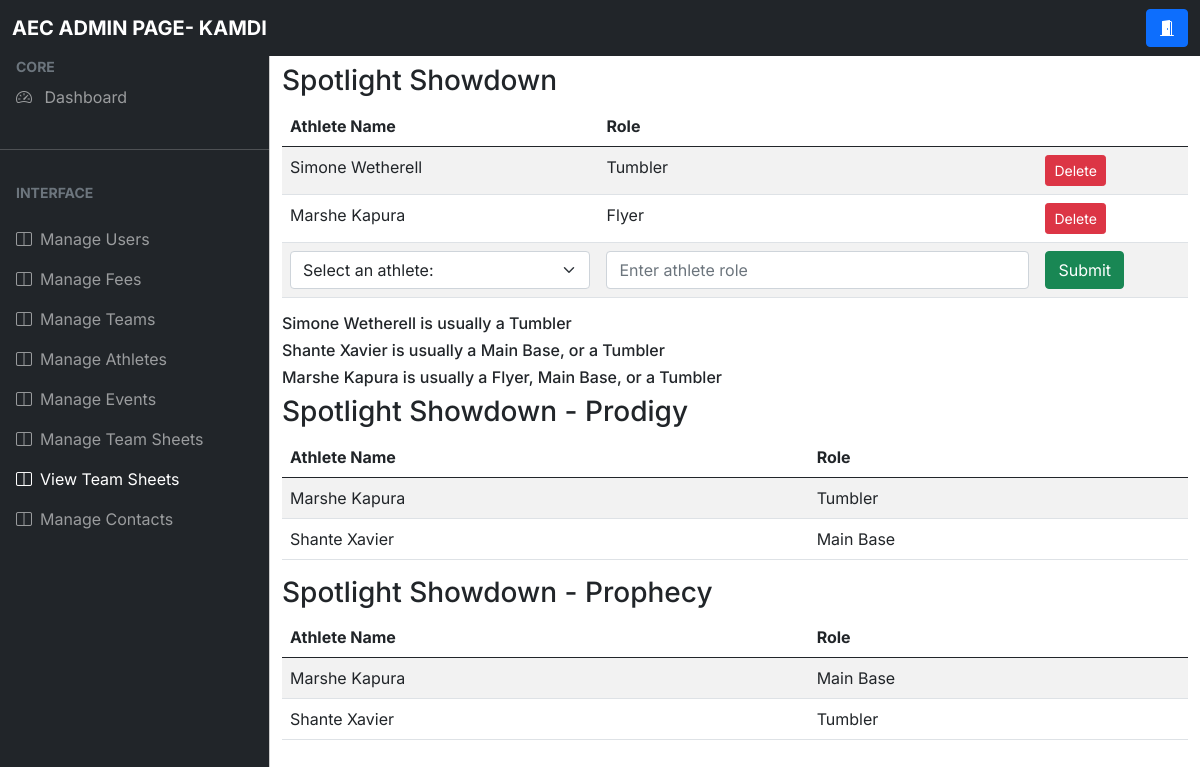
Page /teamsheet (signed in) on the earlier database version.
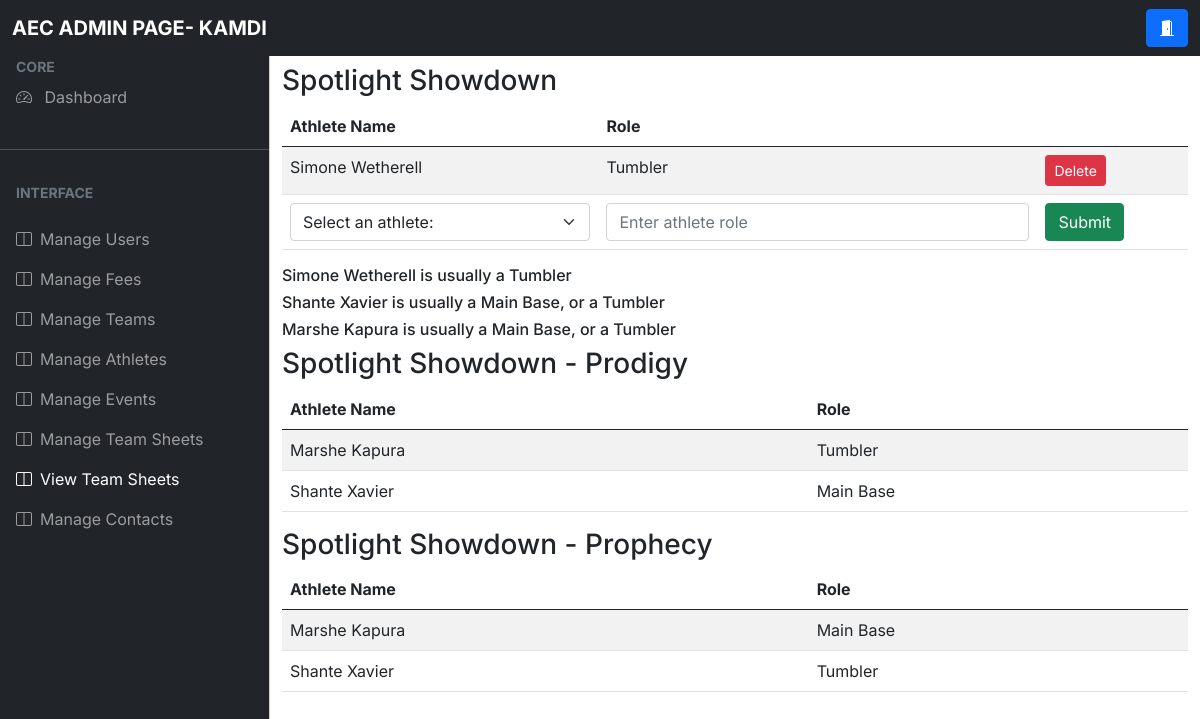
Same page on the later database version.
### app.py (models this page shows, shortened)
class User(db.Model, UserMixin):
    __tablename__="User"
    id = db.Column(db.Integer, primary_key = True)
    firstName = db.Column(db.String(50),nullable = False)
    surname = db.Column(db.String(50), nullable = False)
    dob = db.Column(db.DateTime, nullable = False)
    start_date = db.Column(db.DateTime, nullable = True, default=date.today())
    email = db.Column(db.String(70), nullable = False)
    password = db.Column(db.String(255), nullable = False)
    usertype = db.Column(db.Integer, default = -1)
    verified = db.Column(db.Integer, default = 0)
    def _get_id(self):
        return self.id
    def _get_first_name(self):
        return self.firstName
    def _get_surname(self):
        return self.surname
    def _get_usertype(self):
        return self.usertype
    def _get_verified(self):
        return self.verified
    def _get_recommendation(self):
        try:
            query = db.engine.execute('SELECT team__sheet.role FROM team__sheet, user WHERE user.id = {} AND user.id = team__sheet.athlete_id'.format(self._get_id()))
            roles = {}
            for recommendation in query:
                role = recommendation[0]
                query = db.engine.execute("SELECT COUNT(team_sheet_id) FROM team__sheet WHERE role = '{}' AND athlete_id = {}".format(role,self._get_id()))
                for count in query:
                    count = count[0]
                roles[role] = count
            roles = dict(sorted(roles.items(),key=lambda item:item))
            recommend = []
            maxi = list(roles.items())[0][1]
            for key in roles.keys():
                if roles[key] == maxi:
                    recommend.append(key)
            if len(recommend) == 1:
                return(self._get_first_name() + " " + self._get_surname() + " is usually a " + recommend[0])
            else:
                string = self._get_first_name() + " " + self._get_surname() + " is usually a " + recommend[0]
                for role in range(1,len(recommend)-1):
                    string += ", " + recommend[role]
                string += ", or a " + recommend[-1]
                return string
        except:
            pass

class Events(db.Model): #1. an event is made
    __tablename__ = "events"
    events_id= db.Column(db.Integer, primary_key=True)
    event_name= db.Column(db.Text, nullable =False)
    event_start_date= db.Column(db.DateTime, nullable = False)
    event_end_date = db.Column(db.DateTime, nullable=False)
    def _get_event_name(self):
        return self.event_name

class Team_Sheet(db.Model): #Will add each athlete to the teamsheet from team members
    __tablename__ = "team__sheet"
    team_sheet_id= db.Column(db.Integer, primary_key=True)
    athlete_id= db.Column(db.Integer, primary_key= True)
    role= db.Column(db.String(10), default = 'Tumbler')

class Team_Details(db.Model):
    __tablename__ = 'team__details'
    team_id = db.Column(db.Integer, primary_key= True)
    coach_id = db.Column(db.Integer)
    team_name= db.Column(db.String(20), nullable= False)
    max_age = db.Column(db.Integer, nullable=True)
    def _get_team_name(self):
        return self.team_name

### app.py (the view, shortened to what this page needs)
@app.route('/teamsheet')#complete
@login_required
def view_teamsheet():
    if current_user._get_usertype() not in [0,1,2,3] or current_user._get_verified() != 1:
        return "You're not authorised to view this page"
    other_team_sheets = {}
    events = []
    query = db.engine.execute('SELECT team__events.team_sheet_id, events.event_name,team__details.team_name FROM events, team__events, team__details WHERE events.events_id = team__events.event_id  AND team__details.team_id = team__events.team_id AND NOT team__details.coach_id = {} ORDER BY team__events.team_sheet_id'.format(current_user._get_id()))
    for event in query:
        event = Team_Events.query.filter_by(team_sheet_id = event[0]).first()
        events.append(event)
        for event in events:
            athletes = event._get_athletes()
            event_name = Events.query.filter_by(events_id = event._get_eventid()).first()
            team_name = Team_Details.query.filter_by(team_id = event._get_team_id()).first()
        other_team_sheets[event._get_team_sheet_id()] = [event_name._get_event_name(),team_name._get_team_name(),athletes]
    own_team_sheets = {}
    events = []
    options = {}
    query = db.engine.execute('SELECT team__events.team_sheet_id, events.event_name FROM events, team__events, team__details WHERE events.events_id = team__events.event_id  AND team__details.team_id = team__events.team_id AND team__details.coach_id = {} ORDER BY team__events.team_sheet_id'.format(current_user._get_id()))
    for event in query:
        event = Team_Events.query.filter_by(team_sheet_id = event[0]).first()
        events.append(event)
        for event in events:
            team_sheet_id = event._get_team_sheet_id()
            athletes = event._get_athletes()
            event_name = Events.query.filter_by(events_id = event._get_eventid()).first()
        own_team_sheets[team_sheet_id] = [event_name._get_event_name(),athletes]
    query = db.engine.execute('SELECT user.id, user.firstName, user.surname FROM user, team__events, team__details,team__members WHERE team__events.team_id = team__details.team_id AND team__details.coach_id = {} AND team__members.team_id = team__details.team_id AND user.id = team__members.athlete_id'.format(current_user._get_id()))
    recommendations = []
    for athlete in query:
        athlete = User.query.filter_by(id = athlete[0]).first()
        options[athlete._get_id()] = [athlete._get_first_name() + " " + athlete._get_surname()]
        if athlete._get_recommendation():
            recommendations.append(athlete._get_recommendation())
    return render_template('adminteamsheet.html',own_team_sheets = own_team_sheets,athletes=options,other_team_sheets=other_team_sheets,recommendations=recommendations)

### app.py (called while the page is built)
@login_manager.user_loader
def load_user(user_id):
    return User.query.get(user_id)

    def _get_team_sheet_id(self):
        return self.team_sheet_id

    def _get_eventid(self):
        return self.event_id

    def _get_team_id(self):
        return self.team_id

    def _get_athletes(self):
        athletes = []
        query = db.engine.execute('SELECT user.firstName, user.surname, team__sheet.role,user.id FROM team__sheet,user WHERE team__sheet.team_sheet_id = {} AND user.id = team__sheet.athlete_id'.format(self._get_team_sheet_id()))
        for athlete in query:
            athlete = User.query.filter_by(id = athlete[3]).first()
            team_sheet = Team_Sheet.query.filter_by(team_sheet_id = self._get_team_sheet_id(),athlete_id = athlete._get_id()).first()
            athlete = (athlete._get_first_name(), athlete._get_surname(),team_sheet.role, athlete._get_id())
            athletes.append(athlete)
        return athletes

### templates/adminteamsheet.html (shortened to what this page needs)
<!DOCTYPE html>
<html lang="en">
  <head>
    <link rel="stylesheet" href="static\css\admin\bootstrap.min.css" />
    <link
      rel="stylesheet"
      href="https://cdn.jsdelivr.net/npm/bootstrap-icons@1.4.1/font/bootstrap-icons.css"
    />
    <link rel="stylesheet" href="static\css\admin\bootstrap.min.css" />
    <link rel="stylesheet" href="static\css\admin\style.css" />
  </head>
    <nav class="navbar navbar-expand-lg navbar-dark bg-dark fixed-top">
      <div class="container-fluid">
        <a
          class="navbar-brand me-auto ms-lg-0 ms-3 text-uppercase fw-bold"
          >AEC ADMIN PAGE- {{ current_user.firstName }}</a
        >
        <div class="collapse navbar-collapse" id="topNavBar">
          <form class="d-flex ms-auto my-3 my-lg-0">
            <div class="input-group">
              <a href ="{{ url_for('logout') }}" class="btn btn-primary">
                <i class="bi bi-door-open-fill"></i>
            </a>
            </div>
          </form>
        </div>
      </div>
    </nav>
    <div
    class="offcanvas offcanvas-start sidebar-nav bg-dark"
    tabindex="-1"
    id="sidebar"
  >
    <div class="offcanvas-body p-0">
      <nav class="navbar-dark">
        <ul class="navbar-nav">
          <li>
            <div class="text-muted small fw-bold text-uppercase px-3">
              CORE
            </div>
          </li>
          <li>
            <a href="{{ url_for('admin') }}" class="nav-link px-3">
              <span class="me-2"><i class="bi bi-speedometer2" ></i></span>
              <span>Dashboard</span>
            </a>
          </li>
          <li class="my-4"><hr class="dropdown-divider bg-light" /></li>
          <li>
            <div class="text-muted small fw-bold text-uppercase px-3 mb-3">
              Interface
            </div>
          </li>
          <li>
            <a
              class="nav-link px-3 sidebar-link"
              href="{{ url_for('verify_users') }}"
            >
              <span class="me-2"><i class="bi bi-layout-split"></i></span>
              <span>Manage Users</span>
            </a>
            <a
            class="nav-link px-3 sidebar-link"
            href="{{ url_for('view_fees') }}"
          >
            <span class="me-2"><i class="bi bi-layout-split"></i></span>
            <span>Manage Fees</span>
          </a>
          <a
          class="nav-link px-3 sidebar-link"
          href="{{ url_for('view_teams') }}"
        >
          <span class="me-2"><i class="bi bi-layout-split"></i></span>
          <span>Manage Teams</span>
        </a>
              <a
              class="nav-link px-3 sidebar-link"
              href="{{ url_for('view_athletes') }}"
            >
              <span class="me-2"><i class="bi bi-layout-split"></i></span>
              <span>Manage Athletes</span>
            </a>
            <a
            class="nav-link px-3 sidebar-link"
            href="{{ url_for('view_events') }}"
          >
            <span class="me-2"><i class="bi bi-layout-split"></i></span>
            <span>Manage Events</span>
          </a>
          <a
          class="nav-link px-3 sidebar-link"
          href="{{ url_for('create_teamsheet') }}"
        >
          <span class="me-2"><i class="bi bi-layout-split"></i></span>
          <span>Manage Team Sheets</span>
        </a>
        <a
        class="nav-link px-3 sidebar-link active"
        href="{{ url_for('view_teamsheet') }}"
      >
        <span class="me-2"><i class="bi bi-layout-split"></i></span>
        <span>View Team Sheets</span>
      </a>
      <a
      class="nav-link px-3 sidebar-link"
      href="{{ url_for('view_contacts') }}"
    >
      <span class="me-2"><i class="bi bi-layout-split"></i></span>
      <span>Manage Contacts</span>
    </a>
          </li>
        </ul>
      </nav>
    </div>
  </div>
    <main class="mt-5 pt-3">
      <div class="container-fluid">
        {% for team_sheet in own_team_sheets%}
        <h3>{{own_team_sheets[team_sheet][0]}}</h3>
        <form method = 'POST' action="{{ url_for('add_athletes', teamsheetid=team_sheet)}} ">
        <table class="table table-striped">
          <thead>
            <tr>
              <th scope="col">Athlete Name</th>
              <th scope="col"> Role</th>
              <th scope="col"></th>
            </tr>
          </thead>
          <tbody>
            {%for athlete in own_team_sheets[team_sheet][1]%}
            <tr>
              <td> {{athlete[0] + " " + athlete[1]}}</td>
              <td> {{athlete[2]}}</td>
              <td><a type="Submit" class="btn btn-danger btn-sm" href= "{{url_for('delete_from_teamsheet', teamsheetid=team_sheet, athleteid=athlete[3]   )}}">Delete</a></td>
            </tr>
            {% endfor %}
              <td>
                <select class="form-select" aria-label="Default select example" name="athlete", id= "athlete">
                  <option selected>Select an athlete: </option>
                  </select>
              </td>
              <td>
                <div class= "form-group">
                  <input
                  type="text"
                  class="form-control"
                  id="role"
                  name="role"
                  placeholder="Enter athlete role"
                  />
              </td>
              <td><input class="btn btn-success" type="submit" value="Submit"></td>
          </tbody>
        </table>
        </form>
        {% endfor %}
        {%for recommendation in recommendations %}
          <h6>{{recommendation}}</h6>
        {% endfor %}
        {% for team_sheet in other_team_sheets%}
        <h3>{{other_team_sheets[team_sheet][0]}} - {{other_team_sheets[team_sheet][1]}}</h3>
        <table class="table table-striped">
          <thead>
            <tr>
              <th scope="col">Athlete Name</th>
              <th scope="col"> Role</th>
            </tr>
          </thead>
          <tbody>
            {%for athlete in other_team_sheets[team_sheet][2]%}
            <tr>
              <td> {{athlete[0] + " " + athlete[1]}}</td>
              <td> {{athlete[2]}}</td>
            </tr>
            {% endfor %}
          </tbody>
        </table>
        {% endfor %}
      </div>
    </main>
  </body>
</html>

### static/css/admin/style.css (style rules this page uses)
:root { --offcanvas-width: 270px; --topNavbarHeight: 56px; }
.sidebar-nav { width: var(--offcanvas-width); }
.sidebar-link { display: flex; align-items: center; }
@media (min-width: 992px) { main { margin-left: var(--offcanvas-width); } }
@media (min-width: 992px) { .sidebar-nav { -webkit-transform: none; transform: none; visibility: visible !important; height: calc(100% - var(--topNavbarHeight)); top: var(--topNavbarHeight); } }

Differences in the rows shown:
removed Team_Sheet: role "Flyer"
Other differences:
new list line: "Marshe Kapura is usually a Main Base, or a Tumbler"
list line gone: "Marshe Kapura"
list line gone: "Delete"
list line gone: "Marshe Kapura is usually a Flyer, Main Base, or a Tumbler"
